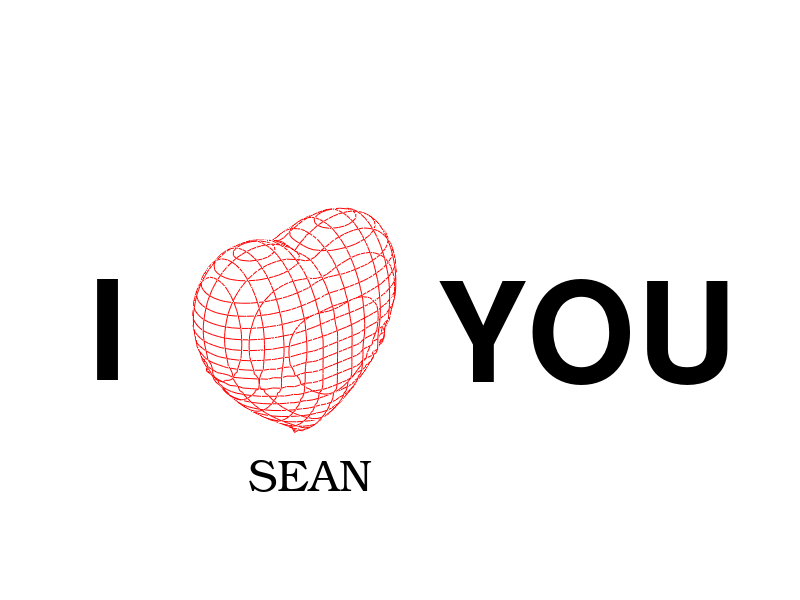

Source code (MATLAB):
% volume data
[X,Y,Z] = meshgrid(linspace(-3,3,101));
F = -X.^2.*Z.^3 - (9/80).*Y.^2.*Z.^3 + (X.^2 + (9/4).*Y.^2 + Z.^2 - 1).^3;

% initialize figure
hFig = figure('Menubar','none', 'Color','cy');
pos = get(hFig, 'Position');
set(hFig, 'Position', [pos(1)-0.15*pos(3) pos(2) 1.3*pos(3) pos(4)]);

% initialize axes
hAxes = axes('Parent',hFig, 'DataAspectRatio',[1 1 1], ...
    'XLim',[30 120], 'YLim',[35 65], 'ZLim',[30 75]);
view(-39,30);
axis off

% Fill the inside of the mesh with an isosurface to
% block rendering of the back side of the heart
patch(isosurface(F,-1e-3), 'FaceColor','w', 'EdgeColor','none')
hidden off;    % hidden surface removal

% contours in the y-z plane
for iX = [35 38 41 45 48 51 54 57 61 64 67]
    plane = reshape(F(:,iX,:), [101 101]);
    cData = contourc(plane, [0 0]);
    xData = iX.*ones(1,cData(2,1));
    line(xData, cData(2,2:end), cData(1,2:end), ...
        'Color','r', 'Parent',hAxes)
    pause(.1)
end

% contours in the x-z plane
for iY = [41 44 47 51 55 58 61]
    plane = reshape(F(iY,:,:), [101 101]);
    cData = contourc(plane, [0 0]);
    yData = iY.*ones(1,cData(2,1));
    line(cData(2,2:end), yData, cData(1,2:end), ...
        'Color','r', 'Parent',hAxes)
    pause(.1)
end

% contours in the x-y plane
for iZ = [36 38 40 42 44 46 48 50 52 54 56 58 60 62 64 66 69 71]
    plane = F(:,:,iZ);
    cData = contourc(plane, [0 0]);
    startIndex = 1;
    if size(cData,2) > (cData(2,1)+1)
        startIndex = cData(2,1)+2;
        zData = iZ.*ones(1,cData(2,1));
        line(cData(1,2:(startIndex-1)), cData(2,2:(startIndex-1)), zData, ...
            'Color','r', 'Parent',hAxes)
    end
    zData = iZ.*ones(1,cData(2,startIndex));
    line(cData(1,(startIndex+1):end), cData(2,(startIndex+1):end), zData, ...
        'Color','r', 'Parent',hAxes)
    pause(.1)
   
end

% text
props = {'FontWeight','bold','FontSize',100};
pause(.2)
text(7,50,70, 'I', props{:})
pause(.5)
text(80,50,43, 'YOU ', props{:})
pause(.2)

 text('Position',[51 47 28],'FontName','Bookman','FontSize',32,...
       'HorizontalAlignment','center',...
       'String',{'SEAN'});



